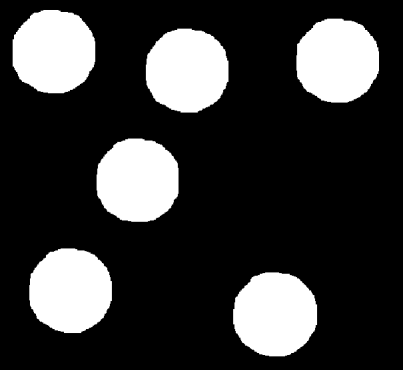
%> input picture hw_dry/hw_alex/hw4/coins.png, 404 x 370 px
$ octave main.m   (GNU Octave 9; MATLAB toolbox functions it lacks are replaced by stand-ins)
%> lines starting %> are read from the running program, lines starting %| are printed output that depends on the picture


coins = imread('coins.png');
%> coins is the input picture: size 370x404x3 uint8; min 0, max 255, mean 57.8
SE = strel('disk',1,4);
coins_eroded = imerode(coins,SE);
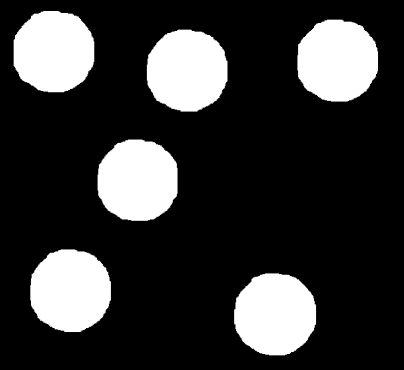
%> coins_eroded: size 370x404x3 uint8; min 0, max 255, mean 54.6

coins_contours = coins - coins_eroded;
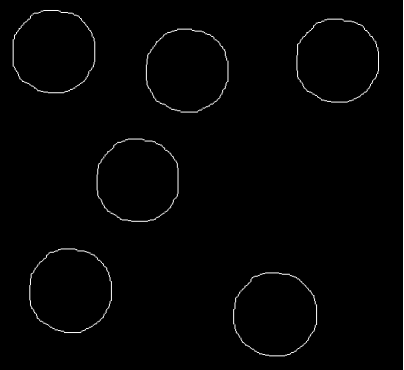
%> coins_contours: size 370x404x3 uint8; min 0, max 255, mean 3.2
imshow(coins_contours)

circles = imread('some_circles.png');
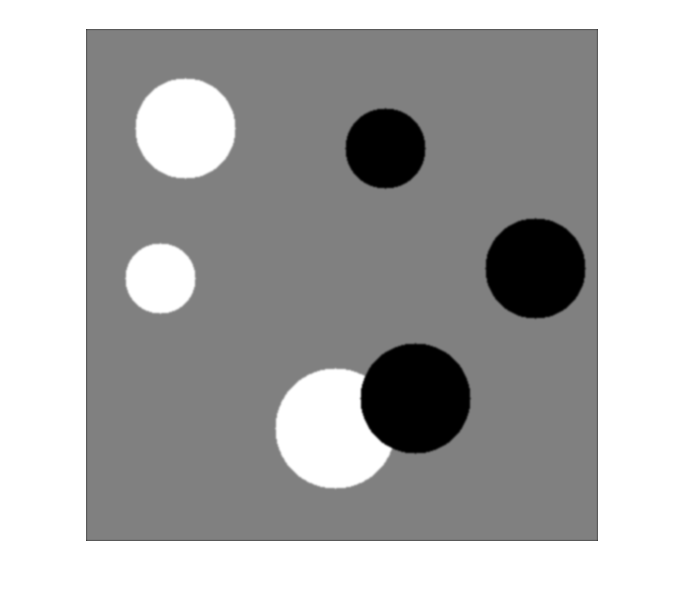
%> input picture hw_dry/hw_alex/hw4/some_circles.png, 686 x 605 px
%> circles is the input picture: size 605x686x3 uint8; min 0, max 255, mean 174.2
% find centers
[centers,radii] = imfindcircles(coins,[20 50]);
%> centers = [337.9 62.26; 189 72.5; 140.2 181.5; 275.8 315.3; 54.65 52.54; 71.52 291]; radii = [41.81; 42.28; 41.82; 42.25; 41.73; 42.03]
